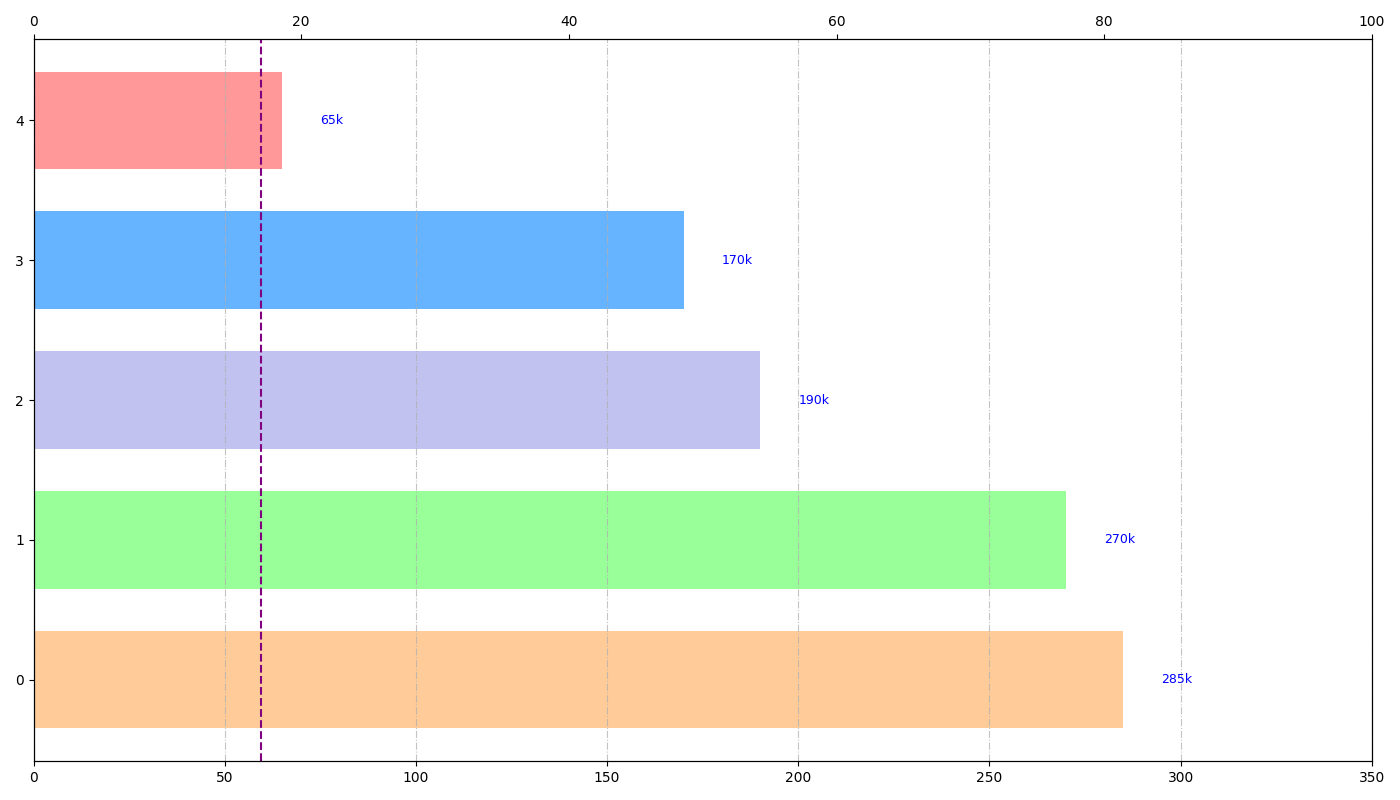

This figure's Python source:
import matplotlib.pyplot as plt
import numpy as np

habitats = ['Forests', 'Grasslands', 'Wetlands', 'Deserts', 'Urban Areas']
population_data = np.array([
    [150, 50, 40, 10, 20],
    [70, 60, 25, 5, 10],
    [90, 70, 80, 15, 30],
    [15, 7, 3, 35, 5],
    [50, 30, 60, 30, 20]
])

total_populations = np.sum(population_data, axis=1)
sorted_indices = np.argsort(-total_populations)
sorted_total_populations = total_populations[sorted_indices]

average_dragonflies = np.mean(population_data[:, -1])

fig, ax1 = plt.subplots(figsize=(14, 8))

# Randomly altered color selection
new_colors = ['#ffcc99', '#99ff99', '#c2c2f0', '#66b3ff', '#ff9999']

# Adjusting bar height and removing edge color for randomness
bars = ax1.barh(range(len(habitats)), sorted_total_populations, color=new_colors, height=0.7)

# Changing text formatting: different position and lighter font weight
for bar in bars:
    ax1.text(bar.get_width() + 10, bar.get_y() + bar.get_height() / 2,
             f'{int(bar.get_width())}k', va='center', fontsize=9, fontweight='normal', color='blue')

# Adjusting grid style and turning it off for y-axis
ax1.xaxis.grid(True, linestyle='-.', alpha=0.75)
ax1.yaxis.grid(False)
ax1.set_xlim(0, 350)

# Change the style of the line in the second axis
ax2 = ax1.twiny()
ax2.axvline(average_dragonflies, color='purple', linestyle='--', linewidth=1.5)
ax2.set_xlim(0, 100)

plt.tight_layout()
plt.show()
